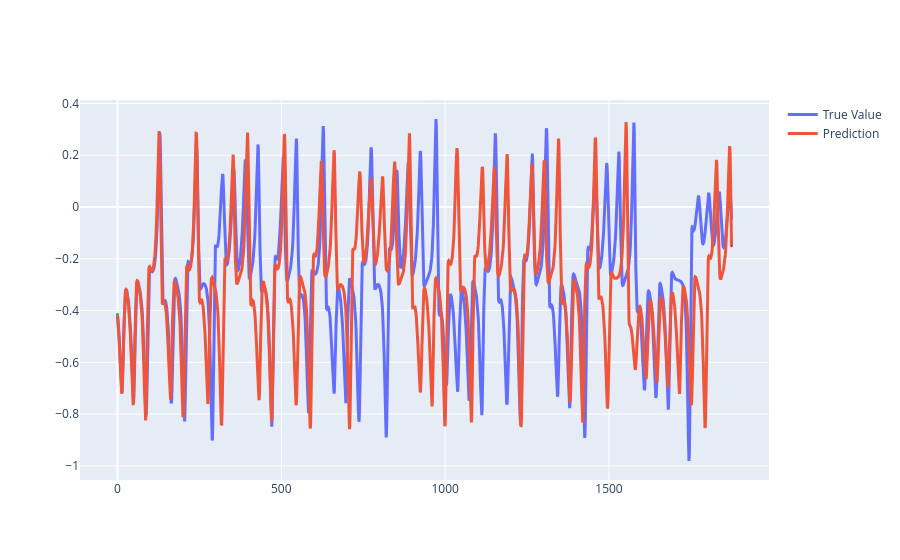

The code cell stored with this chart in its notebook:
### Code cell
# Get the index of the best (minimum) RMSE
best_idx = int(df['RMSE'].idxmin())

# Extract values for the second dimension ([:, 1])
# We ensure the prediction is a numpy array for plotting
true_y = data_10[best_idx]["true_value"][:, 1]
pred_y = data_10[best_idx]["predictions"][:, 1].numpy()

# Plot
viz.compare_plot(
    [true_y, pred_y], 
    title=f"Best RMSE Prediction (Index {best_idx}) vs True Value", 
    legend_names=["True Value", "Prediction"]
)

### Figure 1 — Plotly figure (JSON) as saved in the notebook; plotly's stock layout.template omitted (floating-point values rounded to 4 significant figures; data arrays with more than 128 entries replaced by an {"elided": "..."} marker saying what was removed)
{"data": [{"line": {"color": "#636EFA", "width": 3}, "mode": "lines", "name": "True Value", "type": "scatter", "x": {"elided": "1875 int values"}, "y": {"elided": "1875 float values"}}, {"marker": {"color": "limegreen", "size": 2}, "mode": "markers", "name": "", "showlegend": false, "type": "scatter", "x": [0], "y": [-0.4119]}, {"marker": {"color": "crimson", "size": 2}, "mode": "markers", "name": "", "showlegend": false, "type": "scatter", "x": [1874], "y": [-0.04526]}, {"line": {"color": "#EF553B", "width": 3}, "mode": "lines", "name": "Prediction", "type": "scatter", "x": {"elided": "1875 int values"}, "y": {"elided": "1875 float values"}}, {"marker": {"color": "limegreen", "size": 2}, "mode": "markers", "name": "", "showlegend": false, "type": "scatter", "x": [0], "y": [-0.4179]}, {"marker": {"color": "crimson", "size": 2}, "mode": "markers", "name": "", "showlegend": false, "type": "scatter", "x": [1874], "y": [-0.1515]}], "layout": {}}
